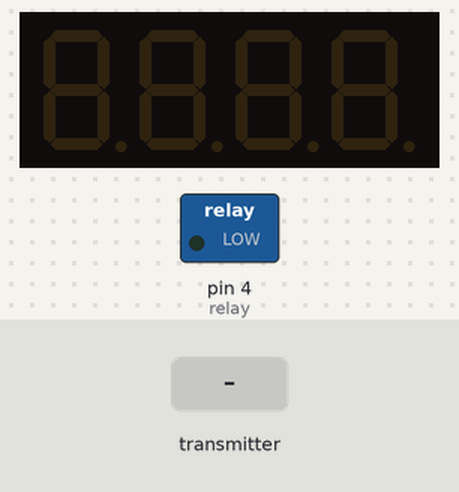
A sketch run on a simulated Arduino Uno, built with avr-gcc and run on an emulated ATmega328P. Parts: 4-digit seven-segment display, switched loads named in the sketch (green lamp = pin HIGH). Inputs (shaded band) come from the test bench. No radio packets arrive unless stated; what the sketch prints to the serial monitor is not drawn.

Above: at 1.2 s.
1.3 s: the transmitter starts sending recieved_data.0 = 64
At 2.1 s:
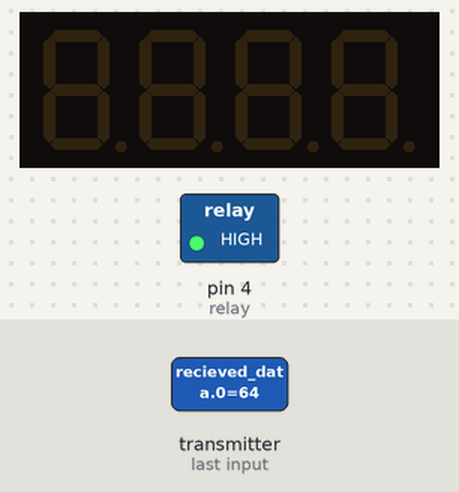
2.8 s: the transmitter starts sending recieved_data.0 = 0
At 3.2 s:
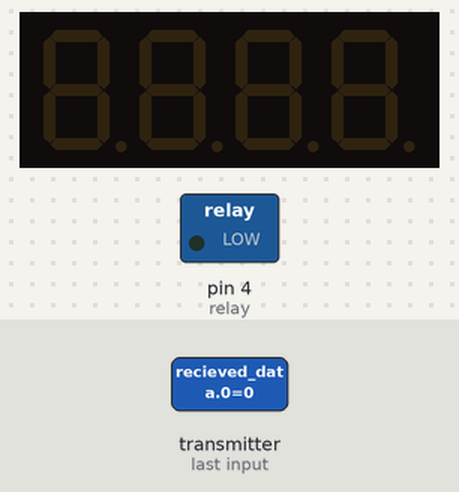
4.3 s: the transmitter starts sending recieved_data.0 = 128
At 5.6 s:
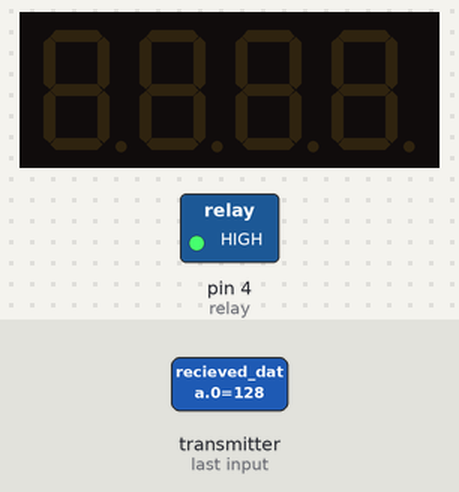
Timing chart, 0 to 7.3 s (numbered marks = the images above; inputs shaded):
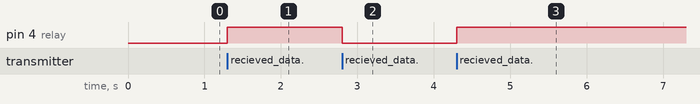

Measured:
- after the input at 1.3 s, pin 4 (relay): LOW → HIGH at once
- after the input at 2.8 s, pin 4 (relay): HIGH → LOW at once
- after the input at 4.3 s, pin 4 (relay): LOW → HIGH at once

The sketch:

rx2.ino
```cpp
#include <SPI.h>
#include "nRF24L01.h"
#include "RF24.h"
#define CLK 2
#define DIO 3
#include "GyverTM1637.h"
GyverTM1637 disp(CLK, DIO);

RF24 radio(9, 10);  // "создать" модуль на пинах 9 и 10 Для Уно
//RF24 radio(9,53); // для Меги

byte recieved_data[3];  // массив принятых данных
byte relay = 4;         // реле на 2 цифровом


byte address[][6] = {"1Node", "2Node", "3Node", "4Node", "5Node", "6Node"}; //возможные номера труб

void setup() {
  Serial.begin(9600);       // открываем порт для связи с ПК
   disp.clear();
  disp.brightness(7);
  pinMode(relay, OUTPUT);   // настроить пин реле как выход

  radio.begin(); //активировать модуль
  radio.setAutoAck(1);        // режим подтверждения приёма, 1 вкл 0 выкл
  radio.setRetries(0, 15);    // (время между попыткой достучаться, число попыток)
  radio.enableAckPayload();   // разрешить отсылку данных в ответ на входящий сигнал
  radio.setPayloadSize(32);   // размер пакета, в байтах

  radio.openReadingPipe(1, address[0]);     // хотим слушать трубу 0
  radio.setChannel(0x60);  // выбираем канал (в котором нет шумов!)

  radio.setPALevel (RF24_PA_MAX);   // уровень мощности передатчика. На выбор RF24_PA_MIN, RF24_PA_LOW, RF24_PA_HIGH, RF24_PA_MAX
  radio.setDataRate (RF24_250KBPS); // скорость обмена. На выбор RF24_2MBPS, RF24_1MBPS, RF24_250KBPS
  //должна быть одинакова на приёмнике и передатчике!
  //при самой низкой скорости имеем самую высокую чувствительность и дальность!!

  radio.powerUp();          // начать работу
  radio.startListening();   // начинаем слушать эфир, мы приёмный модуль
}

void loop() {
  byte pipeNo;
  while ( radio.available(&pipeNo)) { // есть входящие данные
    // чиатем входящий сигнал
    radio.read(&recieved_data, sizeof(recieved_data));
    // подать на реле сигнал с 0 места массива
    digitalWrite(relay, recieved_data[0]);
    Serial.print(recieved_data[0]);
    Serial.print(recieved_data[1]);

//    disp.displayInt(recieved_data[1]);

  }
}
```
